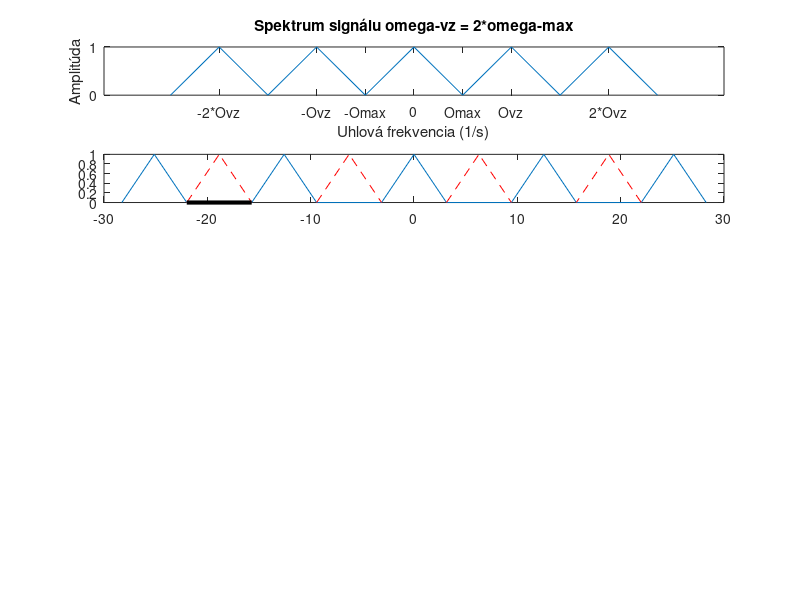

Here is the MATLAB script that generated this plot: (Note: this script raises an error after producing the figure.)
%%Vyhotovil: Martin Chlebovec, Tomáš Balog
%%Predmet: Číslicové spracovanie signálov
%%Skupina: Utorok: 9:10
%%Zadanie: Frekvenčné spektrum
%%Štud. odbor: Počítačové siete
%%Ročník: 1. Ing.
%%Matlab: R2016b

%%Popis: zakreslite spektrum signalu pre menovitú frekvenciu 1 Hz v pravouhlom súradnicovom systéme
%%Vytvorte vizualizáciu funkčných hodnôt spektra pričom počítajte s interpoláciou pre L=2 a L=3
%%Vložte do výsledného spektra L-1 kópii tak, aby nedochádzalo k aliasingu (prekrývaniu spektier)

%%Vystup programu: https://i.imgur.com/ebakxge.png
%%Clanok k projektu: http://deadawp.blog.sector.sk/blogclanok/13173/frekvencne-spektrum-matlab.htm

close all; %% zatvor figure, okno
clear all; %% Vymaž premenné a ich hodnoty
f = 1 %%frekvencia (Hz)
omega_max = 2*pi*f %%uhlova frekvencia
omega_vz = 2*omega_max %%vzorkovacia frekvencia 2*max uhlova frekvencia
omega_vz_2 =  2*omega_vz
omega_vz_3 =  3*omega_vz

%%inverzne hodnoty pre - x os
minus_omega_max = (-1*omega_max)
minus_omega_vz = (-1*omega_vz)
minus_omega_vz_2 =  (-1*omega_vz_2);
minus_omega_vz_3 =  (-1*omega_vz_3);
%%funkcne hodnoty spektra
x = [[(minus_omega_vz_2+minus_omega_vz_3)/2],minus_omega_vz_2,[(minus_omega_vz+minus_omega_vz_2)/2],minus_omega_vz,minus_omega_max,0,omega_max,omega_vz,[(omega_vz+omega_vz_2)/2],omega_vz_2,[(omega_vz_2+omega_vz_3)/2]]
y = [0,f,0,f,0,f,0,f,0,f,0]

ax1 = subplot(5,1,1) %%podgraf
plot(x,y); %%vykreslenie spojitej funkcie z funkcnych hodnot do grafu
%%množina hodnôt x osi, označenie
xticks([ minus_omega_vz_2 minus_omega_vz minus_omega_max 0 omega_max omega_vz omega_vz_2])
xticklabels({'-2*Ovz','-Ovz','-Omax','0','Omax','Ovz','2*Ovz'})
%%množina hodnôt y osi, označenie
yticks([ 0 1])
yticklabels({'0','1'})
title('Spektrum signálu omega-vz = 2*omega-max'); %%Nadpis grafu
xlabel('Uhlová frekvencia (1/s)'); %Popis osi x
ylabel('Amplitúda'); %Popis osi y
hold on %%pockaj (podrz okno grafov pre vykreslenie dalsich)

%%Definicia interpolatoru L =2 a funkcnych hodnot spektra
L_2 = 2
x_2 = [minus_omega_vz_2+minus_omega_max/L_2,minus_omega_vz_2,minus_omega_vz_2-minus_omega_max/L_2,minus_omega_vz+minus_omega_max/L_2,minus_omega_vz,minus_omega_vz-minus_omega_max/L_2,minus_omega_max/L_2,0,omega_max/L_2,omega_vz-omega_max/L_2,omega_vz,omega_vz+omega_max/L_2,omega_vz_2-omega_max/L_2,omega_vz_2,omega_vz_2+omega_max/L_2]
y_2 = [0,f,0,0,f,0,0,f,0,0,f,0,0,f,0]
ax2 = subplot(5,1,2) %%podgraf
%%vykreslenie spektra z funkcnych hodnot pre x a y os
plot(x_2,y_2);
hold on

%%Vykreslenie kópii pre interpolator L = 2 do spektra
plot([(minus_omega_vz_2+minus_omega_vz_3/2)/L_2,(minus_omega_vz_2+minus_omega_vz_3/2)/L_2-minus_omega_max/L_2,(minus_omega_vz_2+minus_omega_vz_3/2)/L_2-minus_omega_max ],[0,1,0],'--r');
plot([(minus_omega_vz+minus_omega_vz_2/2)/L_2-minus_omega_max/L_2,(minus_omega_vz+minus_omega_vz_2/2)/L_2-minus_omega_max,(minus_omega_vz-minus_omega_vz_2/2)/L_2+minus_omega_max/L_2],[0,1,0],'--r');
plot([(omega_vz-omega_vz_2/2)/2+omega_max/L_2,(omega_vz+omega_vz_2/2)/L_2-omega_max,(omega_vz+omega_vz_2/2)/L_2-omega_max/L_2],[0,1,0],'--r');
plot([(omega_vz_2+omega_vz_3/2)/L_2,(omega_vz_2+omega_vz_3/2)/L_2-omega_max/L_2,(omega_vz_2+omega_vz_3/2)/L_2-omega_max ],[0,1,0],'--r');

%%Označenie kópie pre interpolator L = 2 + text
plot([(minus_omega_vz_2+minus_omega_vz_3/2)/L_2 (minus_omega_vz_2+minus_omega_vz_3/2)/L_2-minus_omega_max],[0 0],'-k','LineWidth',3);
scatter((minus_omega_vz_2+minus_omega_vz_3/2)/L_2,0,'<','k')
scatter((minus_omega_vz_2+minus_omega_vz_3/2)/L_2-minus_omega_max,0,'>','k')
plot([(minus_omega_vz_2+minus_omega_vz_3/2)/L_2, (minus_omega_vz_2+minus_omega_vz_3/2)/L_2],[0,1],'--k')
plot([(minus_omega_vz_2+minus_omega_vz_3/2)/L_2-minus_omega_max, (minus_omega_vz_2+minus_omega_vz_3/2)/L_2-minus_omega_max],[0,1],'--k')
text((minus_omega_vz_2+minus_omega_vz_3/2)/L_2,-0.15,' Kópia','Color','black', 'Fontsize', 12);
hold on
%%množina hodnôt x osi, označenie
xticks([ minus_omega_vz_2 minus_omega_vz minus_omega_max 0 omega_max omega_vz omega_vz_2])
xticklabels({'-2*Ovz','-Ovz','-Omax','0','Omax','Ovz','2*Ovz'})
%%množina hodnôt y osi, označenie
yticks([ 0 1])
yticklabels({'0','1'})
title('Interpolácia pre faktor L = 2 --> stlačenie pôvodného spektra na polovicu'); %%Nadpis grafu
xlabel('Uhlová frekvencia (1/s)'); %Popis osi x
ylabel('Amplitúda'); %Popis osi y


%%Definicia interpolatoru L = 3 a funkcnych hodnot spektra
L_3 = 3
x_3 = [minus_omega_vz_2+minus_omega_max/L_3,minus_omega_vz_2,minus_omega_vz_2-minus_omega_max/L_3,minus_omega_vz+minus_omega_max/L_3,minus_omega_vz,minus_omega_vz-minus_omega_max/L_3,minus_omega_max/L_3,0,omega_max/L_3,omega_vz-omega_max/L_3,omega_vz,omega_vz+omega_max/L_3,omega_vz_2-omega_max/L_3,omega_vz_2,omega_vz_2+omega_max/L_3]
y_3 = [0,f,0,0,f,0,0,f,0,0,f,0,0,f,0]
ax3 = subplot(5,1,3) %%podgraf
%%vykreslenie spektra z funkcnych hodnot pre x a y os
plot(x_3,y_3);
hold on
%%Vykreslenie kópii pre interpolator L = 3 do spektra
plot([minus_omega_vz_2-minus_omega_max/L_3,minus_omega_vz_2-minus_omega_max/L_3+omega_max/3,(minus_omega_vz_2-minus_omega_max/L_3)-(minus_omega_max/L_3)*2],[0,1,0],'--r');
plot([(minus_omega_vz_2-minus_omega_max/L_3)-(minus_omega_max/L_3)*2,(minus_omega_vz_2-minus_omega_max/L_3)-(minus_omega_max/L_3)*3,minus_omega_vz+minus_omega_max/L_3],[0,1,0],'--r');
plot([(((minus_omega_vz-minus_omega_max/L_3)-(minus_omega_max/L_3)*2)+(minus_omega_max/L_3)*2),(((minus_omega_vz-minus_omega_max/L_3)-(minus_omega_max/L_3)*2)+(minus_omega_max/L_3)*2/2),((minus_omega_vz-minus_omega_max/L_3)-(minus_omega_max/L_3)*2)],[0,1,0],'--r');
plot([((minus_omega_vz-minus_omega_max/L_3)-(minus_omega_max/L_3)*2),(((minus_omega_vz-minus_omega_max/L_3)-(minus_omega_vz/L_3)*2))+(minus_omega_max/L_3), ((minus_omega_vz-minus_omega_max/L_3)-(minus_omega_vz/L_3)*2)],[0,1,0],'--r');
plot([(((omega_vz-omega_max/L_3)-(omega_max/L_3)*2)+(omega_max/L_3)*2),(((omega_vz-omega_max/L_3)-(omega_max/L_3)*2)+(omega_max/L_3)*2/2),((omega_vz-omega_max/L_3)-(omega_max/L_3)*2)],[0,1,0],'--r');
plot([((omega_vz-omega_max/L_3)-(omega_max/L_3)*2),(((omega_vz-omega_max/L_3)-(omega_vz/L_3)*2))+(omega_max/L_3), ((omega_vz-omega_max/L_3)-(omega_vz/L_3)*2)],[0,1,0],'--r');
plot([omega_vz_2-omega_max/L_3,omega_vz_2-omega_max/L_3+minus_omega_max/3,(omega_vz_2-omega_max/L_3)-(omega_max/L_3)*2],[0,1,0],'--r');
plot([(omega_vz_2-omega_max/L_3)-(omega_max/L_3)*2,(omega_vz_2-omega_max/L_3)-(omega_max/L_3)*3,omega_vz+omega_max/L_3],[0,1,0],'--r');

%%Označenie kópie pre interpolator L = 3 + text
plot([minus_omega_vz_2-minus_omega_max/L_3 minus_omega_vz+minus_omega_max/L_3],[0 0],'-k','LineWidth',3);
scatter(minus_omega_vz_2-minus_omega_max/L_3,0,'<','k')
scatter(minus_omega_vz+minus_omega_max/L_3,0,'>','k')
plot([minus_omega_vz_2-minus_omega_max/L_3, minus_omega_vz_2-minus_omega_max/L_3],[0,1],'--k')
plot([minus_omega_vz+minus_omega_max/L_3, minus_omega_vz+minus_omega_max/L_3],[0,1],'--k')
text((minus_omega_vz_2+minus_omega_vz_3/2)/L_2,-0.15,'Dvojica kópii','Color','black', 'Fontsize', 12);
hold on

%%množina hodnôt x osi, označenie
xticks([ minus_omega_vz_2 minus_omega_vz minus_omega_max 0 omega_max omega_vz omega_vz_2])
xticklabels({'-2*Ovz','-Ovz','-Omax','0','Omax','Ovz','2*Ovz'})
%%množina hodnôt y osi, označenie
yticks([ 0 1])
yticklabels({'0','1'})
title('Interpolácia pre faktor L = 3 --> stlačenie pôvodného spektra na tretinu'); %%Nadpis grafu
xlabel('Uhlová frekvencia (1/s)'); %Popis osi x
ylabel('Amplitúda'); %Popis osi y
linkaxes([ax1,ax2,ax3],'xy'); %%synchronizuj osi x pre kazdy graf
